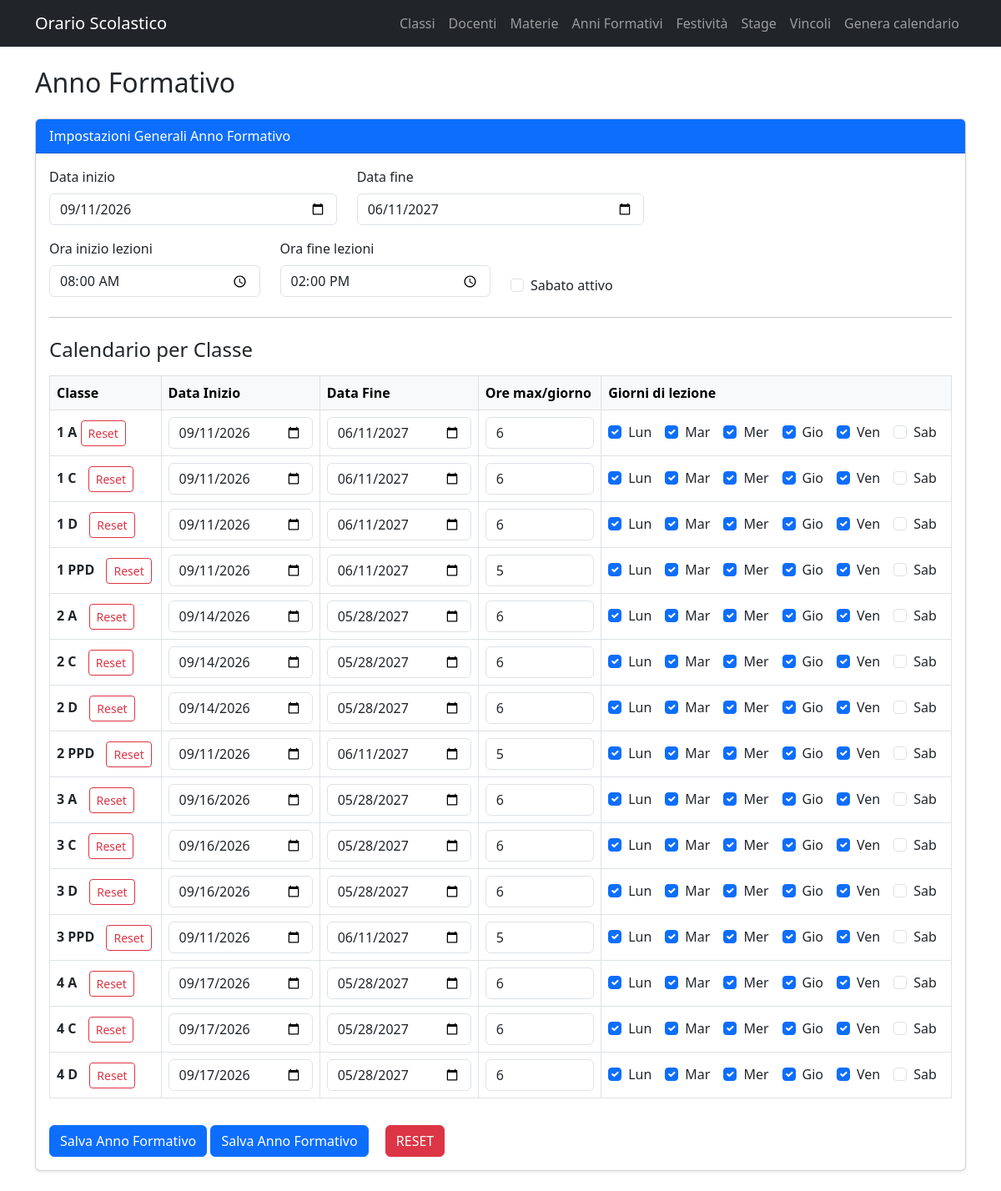
Screenshot of /anni/ with the database file from the repository.
### app/models.py (models this page shows)
class AnnoFormativo(db.Model):
    id = db.Column(db.Integer, primary_key=True)
    data_inizio = db.Column(db.Date, nullable=False)
    data_fine = db.Column(db.Date, nullable=False)
    ora_inizio = db.Column(db.String(5), default="08:00")
    ora_fine = db.Column(db.String(5), default="14:00")
    sabato = db.Column(db.Boolean, default=False)

class Classe(db.Model):
    id = db.Column(db.Integer, primary_key=True)
    nome_classe = db.Column(db.String(50), nullable=False, unique=True)
    data_inizio = db.Column(db.Date, nullable=True)
    data_fine = db.Column(db.Date, nullable=True)
    ore_massime_giornaliere = db.Column(db.Integer, default=6)
    giorni_lezione = db.Column(db.String(100), default="Lunedì,Martedì,Mercoledì,Giovedì,Venrdì")
    classe_associata_id = db.Column(db.Integer, db.ForeignKey("classe.id"), nullable=True)
    classe_associata = db.relationship("Classe", remote_side=[id])
    materie_assegnate = db.relationship(
        "MateriaClasse",
        backref="classe",
        cascade="all, delete-orphan"
    )
    calendario = db.relationship(
        "CalendarioClasse",
        backref="classe",
        uselist=False,
        cascade="all, delete-orphan"
    )

class CalendarioClasse(db.Model):
    id = db.Column(db.Integer, primary_key=True)
    classe_id = db.Column(db.Integer, db.ForeignKey("classe.id"), nullable=False)
    data_inizio = db.Column(db.Date, nullable=False)
    data_fine = db.Column(db.Date, nullable=False)

### app/routes/anni.py (the view, shortened to what this page needs)
@anni_bp.route("/", methods=["GET", "POST"])
def gestione_anno():
    anno = AnnoFormativo.query.first()
    classi = Classe.query.order_by(Classe.nome_classe).all()
    calendari = {
        classe.id: CalendarioClasse.query.filter_by(classe_id=classe.id).first()
        for classe in classi
    }
    return render_template("anni.html", anno=anno, classi=classi, calendari=calendari)

### app/templates/anni.html
{% extends "base.html" %}
{% block content %}
<div class="container mt-4">
    <h2 class="mb-4">Anno Formativo</h2>
    <div class="card shadow-sm mb-4">
        <div class="card-header bg-primary text-white">
            Impostazioni Generali Anno Formativo
        </div>
        <div class="card-body">
            <form action="{{ url_for('anni.gestione_anno') }}" method="POST">
                <div class="row mb-3">
                    <div class="col-md-4">
                        <label class="form-label">Data inizio</label>
                        <input type="date" name="data_inizio" class="form-control"
                               value="{{ anno.data_inizio if anno else '' }}" required>
                    </div>
                    <div class="col-md-4">
                        <label class="form-label">Data fine</label>
                        <input type="date" name="data_fine" class="form-control"
                               value="{{ anno.data_fine if anno else '' }}" required>
                    </div>
                </div>
                <div class="row mb-3">
                    <div class="col-md-3">
                        <label class="form-label">Ora inizio lezioni</label>
                        <input type="time" name="ora_inizio" class="form-control"
                               value="{{ anno.ora_inizio if anno else '08:00' }}">
                    </div>
                    <div class="col-md-3">
                        <label class="form-label">Ora fine lezioni</label>
                        <input type="time" name="ora_fine" class="form-control"
                               value="{{ anno.ora_fine if anno else '14:00' }}">
                    </div>
                    <div class="col-md-3 d-flex align-items-end">
                        <div class="form-check">
                            <input class="form-check-input" type="checkbox" name="sabato"
                                   {% if anno and anno.sabato %}checked{% endif %}>
                            <label class="form-check-label">Sabato attivo</label>
                        </div>
                    </div>
                </div>
                <hr class="my-4">
                <h4 class="mb-3">Calendario per Classe</h4>
                <div class="table-responsive">
                    <table class="table table-bordered align-middle">
                        <thead class="table-light">
                            <tr>
                                <th>Classe</th>
                                <th>Data Inizio</th>
                                <th>Data Fine</th>
                                <th>Ore max/giorno</th>
                                <th>Giorni di lezione</th>
                            </tr>
                        </thead>
                        <tbody>
                            {% set ABBREV = {
                                'Lunedì':'lun','Martedì':'mar','Mercoledì':'mer',
                                'Giovedì':'gio','Venerdì':'ven','Sabato':'sab'
                            } %}
                            {% for c in classi %}
                            {% set giorni_completi = (c.giorni_lezione or 'Lunedì,Martedì,Mercoledì,Giovedì,Venerdì').split(',') %}
                            {% set giorni_abbrev = [] %}
                            {% for g in giorni_completi %}
                                {% set _ = giorni_abbrev.append(ABBREV.get(g.strip(), g.strip())) %}
                            {% endfor %}
                            <tr>
                                <td>
                                    <strong>{{ c.nome_classe }}</strong>
                                    <form action="{{ url_for('anni.reset_classe', classe_id=c.id) }}"
                                          method="POST"
                                          style="display:inline-block; margin-left:10px;"
                                          onsubmit="return confirm('Vuoi davvero resettare questa classe?')">
                                        <button class="btn btn-sm btn-outline-danger">Reset</button>
                                    </form>
                                </td>
                                <td>
                                    <input type="date"
                                           name="classe_{{ c.id }}_inizio"
                                           class="form-control"
                                           value="{% if calendari[c.id] %}{{ calendari[c.id].data_inizio }}{% else %}{{ anno.data_inizio }}{% endif %}">
                                </td>
                                <td>
                                    <input type="date"
                                           name="classe_{{ c.id }}_fine"
                                           class="form-control"
                                           value="{% if calendari[c.id] %}{{ calendari[c.id].data_fine }}{% else %}{{ anno.data_fine }}{% endif %}">
                                </td>
                                <td>
                                    <input type="number"
                                           name="classe_{{ c.id }}_ore"
                                           class="form-control"
                                           min="1" max="10"
                                           value="{{ c.ore_massime_giornaliere or 6 }}">
                                </td>
                                <td>
                                    <div class="d-flex gap-3 flex-wrap">
                                        {% for g in ['lun','mar','mer','gio','ven','sab'] %}
                                        <div class="form-check">
                                            <input class="form-check-input"
                                                   type="checkbox"
                                                   name="classe_{{ c.id }}_giorni"
                                                   value="{{ g }}"
                                                   {% if g in giorni_abbrev %}checked{% endif %}>
                                            <label class="form-check-label text-capitalize">{{ g }}</label>
                                        </div>
                                        {% endfor %}
                                    </div>
                                </td>
                            </tr>
                            {% endfor %}
                        </tbody>
                    </table>
                </div>
                <button class="btn btn-primary mt-3">Salva Anno Formativo</button>
                <button class="btn btn-primary mt-3">Salva Anno Formativo</button>
                <button class="btn btn-danger mt-3 ms-3"
                        type="submit"
                        formaction="{{ url_for('anni.reset_anno') }}"
                        formmethod="POST"
                        onclick="return confirm('Sei sicuro di voler cancellare tutti i dati dell’anno formativo?')">
                    RESET
                </button>
            </form>
        </div>
    </div>
</div>
{% endblock %}

### rows the page displays
AnnoFormativo: data_inizio "09/11/2026", data_fine "06/11/2027", ora_inizio "08:00", ora_fine "14:00"
Classe: nome_classe "1 A", id.data_inizio "09/11/2026", id.data_fine "06/11/2027", ore_massime_giornaliere "6", g "Lun" "Mar" "Mer" "Gio" "Ven" "Sab"
Classe: nome_classe "1 C", id.data_inizio "09/11/2026", id.data_fine "06/11/2027", id "6", g "Lun" "Mar" "Mer" "Gio" "Ven" "Sab"
Classe: nome_classe "1 D", id.data_inizio "09/11/2026", id.data_fine "06/11/2027", ore_massime_giornaliere "6", g "Lun" "Mar" "Mer" "Gio" "Ven" "Sab"
Classe: nome_classe "1 PPD", id.data_inizio "09/11/2026", id.data_fine "06/11/2027", ore_massime_giornaliere "5", g "Lun" "Mar" "Mer" "Gio" "Ven" "Sab"
Classe: nome_classe "2 A", id.data_inizio "09/14/2026", id.data_fine "05/28/2027", ore_massime_giornaliere "6", g "Lun" "Mar" "Mer" "Gio" "Ven" "Sab"
Classe: nome_classe "2 C", id.data_inizio "09/14/2026", id.data_fine "05/28/2027", ore_massime_giornaliere "6", g "Lun" "Mar" "Mer" "Gio" "Ven" "Sab"
Classe: nome_classe "2 D", id.data_inizio "09/14/2026", id.data_fine "05/28/2027", ore_massime_giornaliere "6", g "Lun" "Mar" "Mer" "Gio" "Ven" "Sab"
Classe: nome_classe "2 PPD", id.data_inizio "09/11/2026", id.data_fine "06/11/2027", ore_massime_giornaliere "5", g "Lun" "Mar" "Mer" "Gio" "Ven" "Sab"
Classe: nome_classe "3 A", id.data_inizio "09/16/2026", id.data_fine "05/28/2027", ore_massime_giornaliere "6", g "Lun" "Mar" "Mer" "Gio" "Ven" "Sab"
Classe: nome_classe "3 C", id.data_inizio "09/16/2026", id.data_fine "05/28/2027", ore_massime_giornaliere "6", g "Lun" "Mar" "Mer" "Gio" "Ven" "Sab"
Classe: nome_classe "3 D", id.data_inizio "09/16/2026", id.data_fine "05/28/2027", ore_massime_giornaliere "6", g "Lun" "Mar" "Mer" "Gio" "Ven" "Sab"
Classe: nome_classe "3 PPD", id.data_inizio "09/11/2026", id.data_fine "06/11/2027", ore_massime_giornaliere "5", g "Lun" "Mar" "Mer" "Gio" "Ven" "Sab"
Classe: nome_classe "4 A", id.data_inizio "09/17/2026", id.data_fine "05/28/2027", ore_massime_giornaliere "6", g "Lun" "Mar" "Mer" "Gio" "Ven" "Sab"
Classe: nome_classe "4 C", id.data_inizio "09/17/2026", id.data_fine "05/28/2027", ore_massime_giornaliere "6", g "Lun" "Mar" "Mer" "Gio" "Ven" "Sab"
Classe: nome_classe "4 D", id.data_inizio "09/17/2026", id.data_fine "05/28/2027", ore_massime_giornaliere "6", g "Lun" "Mar" "Mer" "Gio" "Ven" "Sab"
